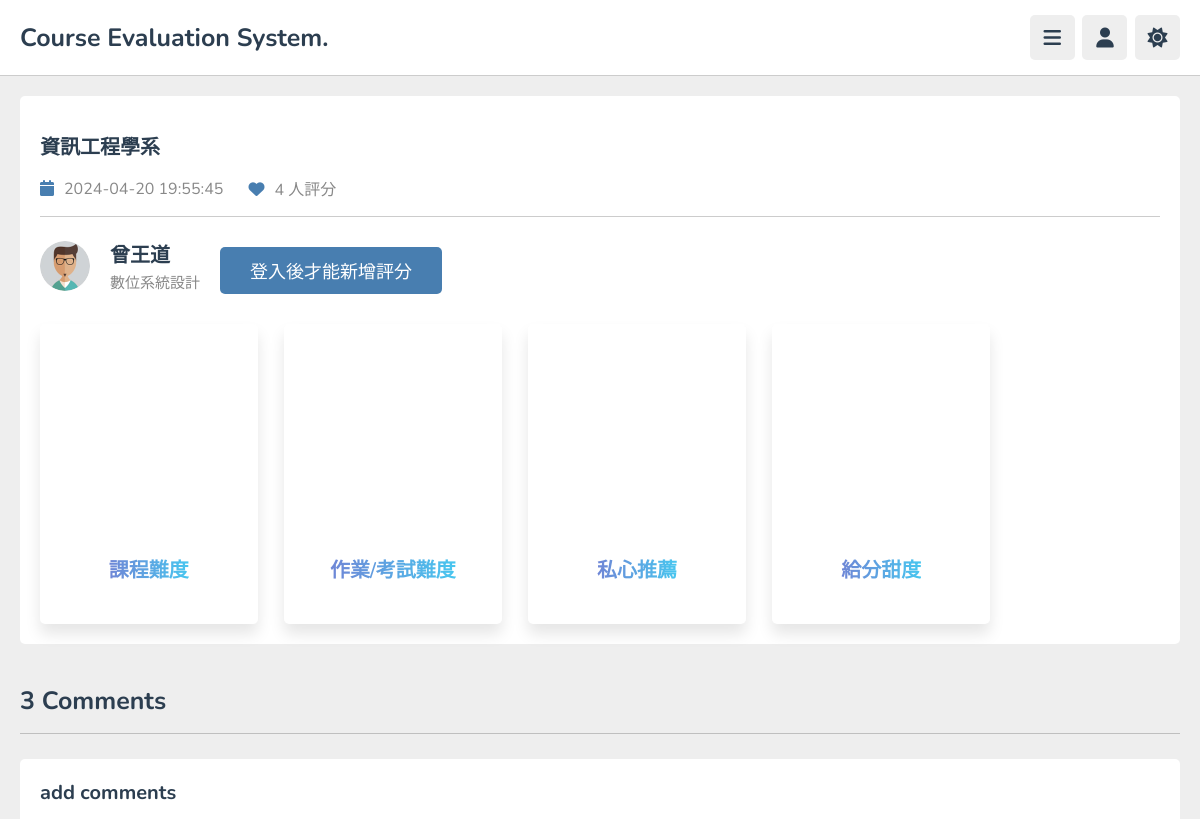
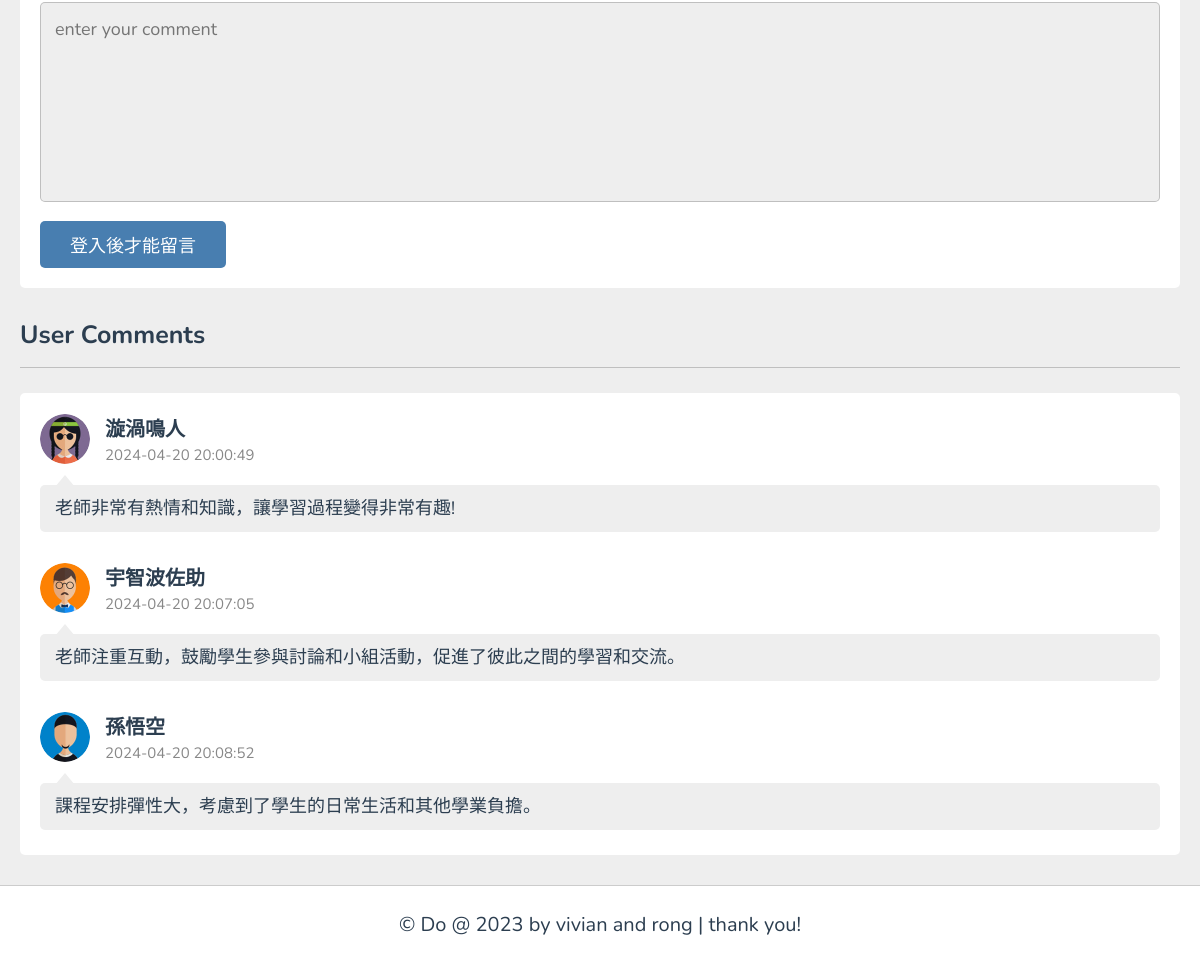
Page /show/course.php?get_course_id=3 on the committed database (2 pictures, top to bottom).
### tables this page shows
CREATE TABLE `course` (
  `course_number` mediumtext NOT NULL,
  `course_name` mediumtext NOT NULL,
  `teacher` mediumtext NOT NULL,
  `department` int(11) NOT NULL,
  `star_1` int(11) NOT NULL,
  `star_2` int(11) NOT NULL,
  `star_3` int(11) NOT NULL,
  `star_4` int(11) NOT NULL,
  `number_of_people` int(255) NOT NULL,
  `course_id` int(11) NOT NULL,
  `time` text NOT NULL
);

CREATE TABLE `comment` (
  `course_name` text NOT NULL,
  `teacher` text NOT NULL,
  `comment_text` text NOT NULL,
  `comment_id` int(11) NOT NULL,
  `time` text NOT NULL,
  `comment_user_id` int(255) NOT NULL
);

CREATE TABLE `user_information` (
  `name` text NOT NULL,
  `mail` text NOT NULL,
  `password` text NOT NULL,
  `user_id` int(11) NOT NULL
);

### show/course.php (the view, shortened to what this page needs)
<?php
    if(isset($_GET['get_course_id'])){
        $course_id = $_GET["get_course_id"];
     }else{
        $course_id = '';
     }
     if(isset($_COOKIE['user_id'])){
        $user_id = $_COOKIE['user_id'];
     }
     else{
        $user_id = '';
     }
?>
 <?php
    include("../database.php");
    $result = $conn->execute_query("SELECT * FROM course WHERE course_id = ?", [$course_id]);
    $row = $result->fetch_assoc();
?>
<?php
    $course_id = $row["course_id"];
    $course_name = $row["course_name"];
    $teacher = $row['teacher'];
?>
<!DOCTYPE html>
<html lang="en">
<head>
    <link rel="stylesheet" href="https://cdnjs.cloudflare.com/ajax/libs/font-awesome/6.4.0/css/all.min.css">
    <link rel="stylesheet" href="style.css">
</head>
<body>
    <?php include 'header.php'; ?>
    <?php
        $get_course_info = $conn->execute_query("SELECT * FROM course WHERE course_id = ?", [$course_id]);
        $row = $get_course_info->fetch_assoc();
        $evaluation_people_num = $row['number_of_people'];
        $department = $row['department'];
        $time = $row['time'];
    ?>
    <section class="watch-video">
        <div class="video-container">
            <h3 class="title">
                <?php
                    if($department == 1){
                        echo '資訊工程學系';
                    }
                    elseif($department == 2){
                        echo '資訊學院英語學士班';
                    }
                    elseif($department == 3){
                        echo '資訊傳播學系';
                    }
                    else{
                        echo '資訊管理學系';
                    }
                ?>
            </h3>
            <div class="info">
                <p class="date"><i class="fas fa-calendar"></i><span><?php echo $time; ?></span></p>
                <p class="date"><i class="fas fa-heart"></i><span><?php echo $evaluation_people_num; ?> 人評分</span></p>
            </div>
            <div class="tutor">
                <img src="images/pic-<?php echo rand(1,9); ?>.jpg" alt="">
                <div>
                    <h3><?php echo $teacher; ?></h3>
                    <span><?php echo $course_name; ?></span>
                </div>
                <form action="" method="post" class="flex">
                    <?php
                        if(!empty($user_id)){
                    ?>
                            <a href="evaluation.php?get_course_id=<?= $course_id;?>" class="inline-btn">Evaluation</a>
                    <?php
                        }else{
                    ?>
                        <a href="#" class="inline-btn">登入後才能新增評分</a>
                    <?php
                        }
                    ?>
                </form>
            </div>
            <?php include '../rating/rating.php';?>
        </div>
    </section>
    <?php
        $search_result = $conn->execute_query("SELECT * FROM comment WHERE course_name = ? AND teacher = ?", [$course_name, $teacher]);
        $comment_num = mysqli_num_rows($search_result);
    ?>
    <section class="comments">
        <h1 class="heading"><?php echo $comment_num; ?> comments</h1>
        <form action="" class="add-comment" method="post">
            <h3>add comments</h3>
            <textarea name="comment_box" placeholder="enter your comment" required maxlength="1000" cols="30" rows="10"></textarea>
            <?php
                if(!empty($user_id)){
            ?>
                    <input type="submit" value="add comment" class="inline-btn" name="add_comment">
            <?php
                }else{
            ?>
                <input type="submit" value="登入後才能留言" class="inline-btn" name="add_comment" disabled >
            <?php
                }
            ?>
        </form>
        <h1 class="heading">user comments</h1>
        <div class="box-container">
            <?php
                if(mysqli_num_rows($search_result)>0){
                    while($row = mysqli_fetch_assoc($search_result)){
                        $comment_text = $row["comment_text"];
                        $comment_time = $row["time"];
                        $comment_user_id = $row['comment_user_id'];
                        $picture_num = $comment_user_id%9+1;
            ?>
                        <?php
                            $get_user_info = $conn->execute_query("SELECT * FROM user_information WHERE user_id = ?", [$comment_user_id]);
                            $row = mysqli_fetch_assoc($get_user_info);
                            $comment_user_name = $row['name'];
                        ?>
                        <div class="box">
                            <div class="user">
                                <img src="images/pic-<?php echo $picture_num; ?>.jpg" alt="">
                                <div>
                                    <h3><?php echo $comment_user_name; ?></h3>
                                    <span><?php echo $comment_time; ?></span>
                                </div>
                            </div>
                            <div class="comment-box"><?php echo $comment_text; ?></div>
                        </div>
            <?php
                    }
                }
            ?>
        </div>
    </section>
    <?php include 'footer.php'; ?>
</body>
</html>

### show/style.css (style rules this page uses)
:root { --main-color:#487eb0; --red:#e74c3c; --orange:#f39c12; --light-color:#888; --light-bg:#eee; --black:#2c3e50; --white:#fff; --border:.1rem solid rgba(0,0,0,.2); }
* { font-family: 'Nunito', sans-serif; margin:0; padding:0; box-sizing: border-box; outline: none; border:none; text-decoration: none; }
.inline-btn, .inline-option-btn, .inline-delete-btn, .btn, .delete-btn, .option-btn { border-radius: .5rem; color:#fff; font-size: 1.8rem; cursor: pointer; text-transform: capitalize; padding:1rem 3rem; text-align: center; margin-top: 1rem; }
.inline-btn, .inline-option-btn, .inline-delete-btn { display: inline-block; }
.btn, .inline-btn { background-color: var(--main-color); }
html { font-size: 62.5%; overflow-x: hidden; }
body { background-color: var(--light-bg); padding-left: 30rem; }
section { padding:2rem; margin: 0 auto; max-width: 1200px; }
@media (max-width:1200px) { body { padding-left: 0; } }
.heading { font-size: 2.5rem; color:var(--black); margin-bottom: 2.5rem; border-bottom: var(--border); padding-bottom: 1.5rem; text-transform: capitalize; }
.watch-video .video-container { background-color: var(--white); border-radius: .5rem; padding: 2rem; }
.watch-video .video-container .title { font-size: 2rem; color: var(--black); }
.watch-video .video-container .info { display: flex; margin-top: 1.5rem; margin-bottom: 2rem; border-bottom: var(--border); padding-bottom: 1.5rem; gap: 2.5rem; align-items: center; }
.watch-video .video-container .info p { font-size: 1.6rem; }
.watch-video .video-container .info p span { color: var(--light-color); }
.watch-video .video-container .info i { margin-right: 1rem; color: var(--main-color); }
.watch-video .video-container .tutor { display: flex; align-items: center; gap: 2rem; margin-bottom: 1rem; }
.watch-video .video-container .tutor img { border-radius: 50%; height: 5rem; width: 5rem; object-fit: cover; }
.watch-video .video-container .tutor h3 { font-size: 2rem; color: var(--black); margin-bottom: .2rem; }
.watch-video .video-container .tutor span { font-size: 1.5rem; color: var(--light-color); }
.watch-video .video-container .flex { display: flex; align-items: center; justify-content: space-between; gap: 1.5rem; }
.comments .add-comment { background-color: var(--white); border-radius: .5rem; padding: 2rem; margin-bottom: 3rem; }
.comments .add-comment h3 { font-size: 2rem; color: var(--black); margin-bottom: 1rem; }
.comments .add-comment textarea { height: 20rem; resize: none; background-color: var(--light-bg); border-radius: .5rem; border: var(--border); padding: 1.4rem; font-size: 1.8rem; color: var(--black); width: 100%; margin: .5rem 0; }
.comments .box-container { display: grid; gap: 2.5rem; background-color: var(--white); padding: 2rem; border-radius: .5rem; }
.comments .box-container .box .user { display: flex; align-items: center; gap: 1.5rem; margin-bottom: 2rem; }
.comments .box-container .box .user img { height: 5rem; width: 5rem; border-radius: 50%; }
.comments .box-container .box .user h3 { font-size: 2rem; color: var(--black); margin-bottom: .2rem; }
.comments .box-container .box .user span { font-size: 1.5rem; color: var(--light-color); }
.comments .box-container .box .comment-box { border-radius: .5rem; background-color: var(--light-bg); padding:1rem 1.5rem; white-space: pre-line; margin: .5rem 0; font-size: 1.8rem; color: var(--black); line-height: 1.5; position: relative; z-index: 0; }
.comments .box-container .box .comment-box::before { content: ''; position: absolute; top: -1rem; left: 1.5rem; background-color: var(--light-bg); height: 1.2rem; width: 2rem; clip-path: polygon(50% 0%, 0% 100%, 100% 100%); }

### rows in the picture
course: time "2024-04-20 19:55:45", number_of_people "4", teacher "曾王道", course_name "數位系統設計"
comment: shows a picture, user_information.name "漩渦鳴人", time "2024-04-20 20:00:49", comment_text "老師非常有熱情和知識，讓學習過程變得非常有趣!"
comment: shows a picture, user_information.name "宇智波佐助", time "2024-04-20 20:07:05", comment_text "老師注重互動，鼓勵學生參與討論和小組活動，促進了彼此之間的學習和交流。"
comment: shows a picture, user_information.name "孫悟空", time "2024-04-20 20:08:52", comment_text "課程安排彈性大，考慮到了學生的日常生活和其他學業負擔。"

### other values in the picture
$comment_num "3"
